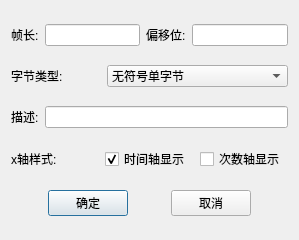
<?xml version="1.0" encoding="UTF-8"?>
<ui version="4.0">
 <class>CreatechartFormDialog</class>
 <widget class="QDialog" name="CreatechartFormDialog">
  <property name="geometry">
   <rect>
    <x>0</x>
    <y>0</y>
    <width>299</width>
    <height>240</height>
   </rect>
  </property>
  <property name="windowTitle">
   <string>Dialog</string>
  </property>
  <layout class="QGridLayout" name="gridLayout">
   <item row="0" column="0">
    <layout class="QHBoxLayout" name="horizontalLayout_3">
     <item>
      <layout class="QHBoxLayout" name="horizontalLayout_2">
       <item>
        <widget class="QLabel" name="label_2">
         <property name="text">
          <string>帧长:</string>
         </property>
        </widget>
       </item>
       <item>
        <widget class="QLineEdit" name="lineEdit_2"/>
       </item>
      </layout>
     </item>
     <item>
      <layout class="QHBoxLayout" name="horizontalLayout" stretch="0,1">
       <item>
        <widget class="QLabel" name="label">
         <property name="text">
          <string>偏移位:</string>
         </property>
        </widget>
       </item>
       <item>
        <widget class="QLineEdit" name="lineEdit"/>
       </item>
      </layout>
     </item>
    </layout>
   </item>
   <item row="4" column="0">
    <layout class="QHBoxLayout" name="horizontalLayout_6" stretch="1,1,1,1,1">
     <item>
      <spacer name="horizontalSpacer_2">
       <property name="orientation">
        <enum>Qt::Horizontal</enum>
       </property>
       <property name="sizeHint" stdset="0">
        <size>
         <width>40</width>
         <height>20</height>
        </size>
       </property>
      </spacer>
     </item>
     <item>
      <widget class="QPushButton" name="pushButton">
       <property name="text">
        <string>确定</string>
       </property>
      </widget>
     </item>
     <item>
      <spacer name="horizontalSpacer">
       <property name="orientation">
        <enum>Qt::Horizontal</enum>
       </property>
       <property name="sizeHint" stdset="0">
        <size>
         <width>40</width>
         <height>20</height>
        </size>
       </property>
      </spacer>
     </item>
     <item>
      <widget class="QPushButton" name="pushButton_2">
       <property name="text">
        <string>取消</string>
       </property>
      </widget>
     </item>
     <item>
      <spacer name="horizontalSpacer_3">
       <property name="orientation">
        <enum>Qt::Horizontal</enum>
       </property>
       <property name="sizeHint" stdset="0">
        <size>
         <width>40</width>
         <height>20</height>
        </size>
       </property>
      </spacer>
     </item>
    </layout>
   </item>
   <item row="3" column="0">
    <layout class="QHBoxLayout" name="horizontalLayout_5">
     <item>
      <widget class="QLabel" name="label_4">
       <property name="text">
        <string>x轴样式:</string>
       </property>
      </widget>
     </item>
     <item>
      <widget class="QCheckBox" name="checkBox">
       <property name="text">
        <string>时间轴显示</string>
       </property>
       <property name="checked">
        <bool>true</bool>
       </property>
      </widget>
     </item>
     <item>
      <widget class="QCheckBox" name="checkBox_2">
       <property name="text">
        <string>次数轴显示</string>
       </property>
      </widget>
     </item>
    </layout>
   </item>
   <item row="1" column="0">
    <layout class="QHBoxLayout" name="horizontalLayout_4" stretch="1,2">
     <item>
      <widget class="QLabel" name="label_3">
       <property name="text">
        <string>字节类型:</string>
       </property>
      </widget>
     </item>
     <item>
      <widget class="QComboBox" name="comboBox">
       <item>
        <property name="text">
         <string>无符号单字节</string>
        </property>
       </item>
       <item>
        <property name="text">
         <string>有符号单字节</string>
        </property>
       </item>
       <item>
        <property name="text">
         <string>无符号双字节</string>
        </property>
       </item>
       <item>
        <property name="text">
         <string>有符号双字节</string>
        </property>
       </item>
       <item>
        <property name="text">
         <string>无符号四字节</string>
        </property>
       </item>
       <item>
        <property name="text">
         <string>有符号四字节</string>
        </property>
       </item>
       <item>
        <property name="text">
         <string>无符号八字节</string>
        </property>
       </item>
       <item>
        <property name="text">
         <string>有符号八字节</string>
        </property>
       </item>
      </widget>
     </item>
    </layout>
   </item>
   <item row="2" column="0">
    <layout class="QHBoxLayout" name="horizontalLayout_7">
     <item>
      <widget class="QLabel" name="label_5">
       <property name="text">
        <string>描述:</string>
       </property>
      </widget>
     </item>
     <item>
      <widget class="QLineEdit" name="lineEdit_3"/>
     </item>
    </layout>
   </item>
  </layout>
 </widget>
 <resources/>
 <connections/>
</ui>
